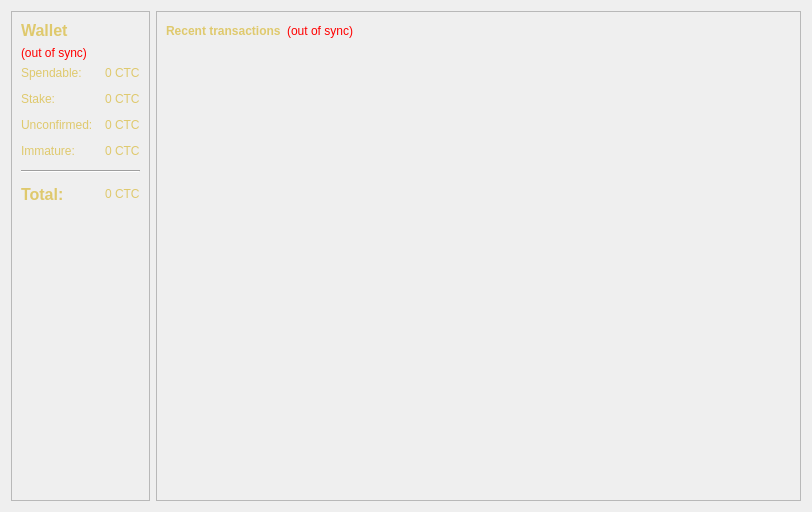
<?xml version="1.0" encoding="UTF-8"?>
<ui version="4.0">
 <class>OverviewPage</class>
 <widget class="QWidget" name="OverviewPage">
  <property name="geometry">
   <rect>
    <x>0</x>
    <y>0</y>
    <width>812</width>
    <height>512</height>
   </rect>
  </property>
  <property name="windowTitle">
   <string>Form</string>
  </property>
  <property name="autoFillBackground">
   <bool>false</bool>
  </property>
  <property name="styleSheet">
   <string notr="true">background-image: url(:/images/res/images/bk.png);</string>
  </property>
  <property name="windowFilePath">
   <string/>
  </property>
  <layout class="QHBoxLayout" name="horizontalLayout" stretch="0,0">
   <item>
    <layout class="QVBoxLayout" name="verticalLayout_2">
     <item>
      <widget class="QFrame" name="frame">
       <property name="accessibleDescription">
        <string/>
       </property>
       <property name="autoFillBackground">
        <bool>false</bool>
       </property>
       <property name="styleSheet">
        <string notr="true"/>
       </property>
       <property name="frameShape">
        <enum>QFrame::StyledPanel</enum>
       </property>
       <property name="frameShadow">
        <enum>QFrame::Raised</enum>
       </property>
       <layout class="QVBoxLayout" name="verticalLayout_4">
        <item>
         <widget class="QLabel" name="label_5">
          <property name="font">
           <font>
            <pointsize>12</pointsize>
            <weight>75</weight>
            <bold>true</bold>
           </font>
          </property>
          <property name="styleSheet">
           <string notr="true">background: transparent;
color: rgb(223, 201, 109);</string>
          </property>
          <property name="text">
           <string>Wallet</string>
          </property>
         </widget>
        </item>
        <item>
         <widget class="QLabel" name="labelWalletStatus">
          <property name="toolTip">
           <string>The displayed information may be out of date. Your wallet automatically synchronizes with the CypertsCoin network after a connection is established, but this process has not completed yet.</string>
          </property>
          <property name="styleSheet">
           <string notr="true">background: transparent;
color: red;</string>
          </property>
          <property name="text">
           <string notr="true">(out of sync)</string>
          </property>
          <property name="alignment">
           <set>Qt::AlignLeading|Qt::AlignLeft|Qt::AlignVCenter</set>
          </property>
         </widget>
        </item>
        <item>
         <layout class="QFormLayout" name="formLayout_2">
          <property name="fieldGrowthPolicy">
           <enum>QFormLayout::AllNonFixedFieldsGrow</enum>
          </property>
          <property name="horizontalSpacing">
           <number>12</number>
          </property>
          <property name="verticalSpacing">
           <number>12</number>
          </property>
          <item row="0" column="0">
           <widget class="QLabel" name="label">
            <property name="styleSheet">
             <string notr="true">background: transparent;
color: rgb(223, 201, 109);</string>
            </property>
            <property name="text">
             <string>Spendable:</string>
            </property>
           </widget>
          </item>
          <item row="0" column="1">
           <widget class="QLabel" name="labelBalance">
            <property name="font">
             <font>
              <weight>50</weight>
              <bold>false</bold>
             </font>
            </property>
            <property name="cursor">
             <cursorShape>IBeamCursor</cursorShape>
            </property>
            <property name="toolTip">
             <string>Your current spendable balance</string>
            </property>
            <property name="styleSheet">
             <string notr="true">background: transparent;
color: rgb(223, 201, 109);</string>
            </property>
            <property name="text">
             <string notr="true">&lt;html&gt;&lt;head/&gt;&lt;body&gt;&lt;p&gt;0 CTC&lt;/p&gt;&lt;/body&gt;&lt;/html&gt;</string>
            </property>
            <property name="textInteractionFlags">
             <set>Qt::LinksAccessibleByMouse|Qt::TextSelectableByKeyboard|Qt::TextSelectableByMouse</set>
            </property>
           </widget>
          </item>
          <item row="1" column="0">
           <widget class="QLabel" name="label_6">
            <property name="styleSheet">
             <string notr="true">background: transparent;
color: rgb(223, 201, 109);</string>
            </property>
            <property name="text">
             <string>Stake:</string>
            </property>
           </widget>
          </item>
          <item row="1" column="1">
           <widget class="QLabel" name="labelStake">
            <property name="font">
             <font>
              <weight>50</weight>
              <bold>false</bold>
             </font>
            </property>
            <property name="cursor">
             <cursorShape>IBeamCursor</cursorShape>
            </property>
            <property name="toolTip">
             <string>Total of coins that was staked, and do not yet count toward the current balance</string>
            </property>
            <property name="styleSheet">
             <string notr="true">background: transparent;
color: rgb(223, 201, 109);</string>
            </property>
            <property name="text">
             <string notr="true">&lt;html&gt;&lt;head/&gt;&lt;body&gt;&lt;p&gt;0 CTC&lt;/p&gt;&lt;/body&gt;&lt;/html&gt;</string>
            </property>
            <property name="textInteractionFlags">
             <set>Qt::LinksAccessibleByMouse|Qt::TextSelectableByKeyboard|Qt::TextSelectableByMouse</set>
            </property>
           </widget>
          </item>
          <item row="2" column="0">
           <widget class="QLabel" name="label_3">
            <property name="styleSheet">
             <string notr="true">background: transparent;
color: rgb(223, 201, 109);</string>
            </property>
            <property name="text">
             <string>Unconfirmed:</string>
            </property>
           </widget>
          </item>
          <item row="2" column="1">
           <widget class="QLabel" name="labelUnconfirmed">
            <property name="font">
             <font>
              <weight>50</weight>
              <bold>false</bold>
             </font>
            </property>
            <property name="cursor">
             <cursorShape>IBeamCursor</cursorShape>
            </property>
            <property name="toolTip">
             <string>Total of transactions that have yet to be confirmed, and do not yet count toward the current balance</string>
            </property>
            <property name="styleSheet">
             <string notr="true">background: transparent;
color: rgb(223, 201, 109);</string>
            </property>
            <property name="text">
             <string notr="true">&lt;html&gt;&lt;head/&gt;&lt;body&gt;&lt;p&gt;0 CTC&lt;/p&gt;&lt;/body&gt;&lt;/html&gt;</string>
            </property>
            <property name="textInteractionFlags">
             <set>Qt::LinksAccessibleByMouse|Qt::TextSelectableByKeyboard|Qt::TextSelectableByMouse</set>
            </property>
           </widget>
          </item>
          <item row="4" column="0">
           <widget class="QLabel" name="labelImmatureText">
            <property name="styleSheet">
             <string notr="true">background: transparent;
color: rgb(223, 201, 109);</string>
            </property>
            <property name="text">
             <string>Immature:</string>
            </property>
           </widget>
          </item>
          <item row="4" column="1">
           <widget class="QLabel" name="labelImmature">
            <property name="font">
             <font>
              <weight>50</weight>
              <bold>false</bold>
             </font>
            </property>
            <property name="toolTip">
             <string>Mined balance that has not yet matured</string>
            </property>
            <property name="styleSheet">
             <string notr="true">background: transparent;
color: rgb(223, 201, 109);</string>
            </property>
            <property name="text">
             <string notr="true">&lt;html&gt;&lt;head/&gt;&lt;body&gt;&lt;p&gt;0 CTC&lt;/p&gt;&lt;/body&gt;&lt;/html&gt;</string>
            </property>
            <property name="textInteractionFlags">
             <set>Qt::LinksAccessibleByMouse|Qt::TextSelectableByKeyboard|Qt::TextSelectableByMouse</set>
            </property>
           </widget>
          </item>
          <item row="5" column="0" colspan="2">
           <widget class="Line" name="line">
            <property name="orientation">
             <enum>Qt::Horizontal</enum>
            </property>
           </widget>
          </item>
          <item row="6" column="0">
           <widget class="QLabel" name="labelTotalText">
            <property name="font">
             <font>
              <pointsize>12</pointsize>
              <weight>75</weight>
              <italic>false</italic>
              <bold>true</bold>
             </font>
            </property>
            <property name="styleSheet">
             <string notr="true">background: transparent;
color: rgb(223, 201, 109);</string>
            </property>
            <property name="text">
             <string>Total:</string>
            </property>
           </widget>
          </item>
          <item row="6" column="1">
           <widget class="QLabel" name="labelTotal">
            <property name="font">
             <font>
              <weight>50</weight>
              <bold>false</bold>
             </font>
            </property>
            <property name="cursor">
             <cursorShape>IBeamCursor</cursorShape>
            </property>
            <property name="toolTip">
             <string>Your current total balance</string>
            </property>
            <property name="styleSheet">
             <string notr="true">background: transparent;
color: rgb(223, 201, 109);</string>
            </property>
            <property name="text">
             <string notr="true">&lt;html&gt;&lt;head/&gt;&lt;body&gt;&lt;p&gt;0 CTC&lt;/p&gt;&lt;/body&gt;&lt;/html&gt;</string>
            </property>
            <property name="textInteractionFlags">
             <set>Qt::LinksAccessibleByMouse|Qt::TextSelectableByKeyboard|Qt::TextSelectableByMouse</set>
            </property>
           </widget>
          </item>
         </layout>
        </item>
        <item>
         <spacer name="verticalSpacer_2">
          <property name="orientation">
           <enum>Qt::Vertical</enum>
          </property>
          <property name="sizeHint" stdset="0">
           <size>
            <width>20</width>
            <height>40</height>
           </size>
          </property>
         </spacer>
        </item>
        <item>
         <widget class="QLabel" name="label_2">
          <property name="styleSheet">
           <string notr="true">padding: 50px;</string>
          </property>
          <property name="text">
           <string/>
          </property>
          <property name="pixmap">
           <pixmap resource="../bitcoin.qrc">:/images/res/images/Icon-256.png</pixmap>
          </property>
          <property name="scaledContents">
           <bool>true</bool>
          </property>
          <property name="alignment">
           <set>Qt::AlignCenter</set>
          </property>
          <property name="wordWrap">
           <bool>false</bool>
          </property>
         </widget>
        </item>
        <item>
         <spacer name="verticalSpacer">
          <property name="orientation">
           <enum>Qt::Vertical</enum>
          </property>
          <property name="sizeHint" stdset="0">
           <size>
            <width>20</width>
            <height>40</height>
           </size>
          </property>
         </spacer>
        </item>
       </layout>
      </widget>
     </item>
    </layout>
   </item>
   <item>
    <layout class="QVBoxLayout" name="verticalLayout_3">
     <item>
      <widget class="QFrame" name="frame_2">
       <property name="autoFillBackground">
        <bool>false</bool>
       </property>
       <property name="styleSheet">
        <string notr="true"/>
       </property>
       <property name="frameShape">
        <enum>QFrame::StyledPanel</enum>
       </property>
       <property name="frameShadow">
        <enum>QFrame::Raised</enum>
       </property>
       <layout class="QVBoxLayout" name="verticalLayout">
        <item>
         <layout class="QHBoxLayout" name="horizontalLayout_2">
          <item>
           <widget class="QLabel" name="label_4">
            <property name="styleSheet">
             <string notr="true">background: transparent;
color: rgb(223, 201, 109);</string>
            </property>
            <property name="text">
             <string>&lt;b&gt;Recent transactions&lt;/b&gt;</string>
            </property>
           </widget>
          </item>
          <item>
           <widget class="QLabel" name="labelTransactionsStatus">
            <property name="toolTip">
             <string>The displayed information may be out of date. Your wallet automatically synchronizes with the CypertsCoin network after a connection is established, but this process has not completed yet.</string>
            </property>
            <property name="autoFillBackground">
             <bool>false</bool>
            </property>
            <property name="styleSheet">
             <string notr="true">background: transparent;
color: red;</string>
            </property>
            <property name="text">
             <string notr="true">(out of sync)</string>
            </property>
            <property name="alignment">
             <set>Qt::AlignRight|Qt::AlignTrailing|Qt::AlignVCenter</set>
            </property>
           </widget>
          </item>
          <item>
           <spacer name="horizontalSpacer">
            <property name="orientation">
             <enum>Qt::Horizontal</enum>
            </property>
            <property name="sizeHint" stdset="0">
             <size>
              <width>40</width>
              <height>20</height>
             </size>
            </property>
           </spacer>
          </item>
         </layout>
        </item>
        <item>
         <layout class="QHBoxLayout" name="horizontalLayout_4">
          <property name="spacing">
           <number>6</number>
          </property>
         </layout>
        </item>
        <item>
         <widget class="QListView" name="listTransactions">
          <property name="styleSheet">
           <string notr="true">QListView {
        background: transparent;
		color: rgb(223, 201, 109);
}</string>
          </property>
          <property name="frameShape">
           <enum>QFrame::NoFrame</enum>
          </property>
          <property name="verticalScrollBarPolicy">
           <enum>Qt::ScrollBarAlwaysOff</enum>
          </property>
          <property name="horizontalScrollBarPolicy">
           <enum>Qt::ScrollBarAlwaysOff</enum>
          </property>
          <property name="selectionMode">
           <enum>QAbstractItemView::NoSelection</enum>
          </property>
         </widget>
        </item>
       </layout>
      </widget>
     </item>
    </layout>
   </item>
  </layout>
 </widget>
 <resources>
  <include location="../bitcoin.qrc"/>
 </resources>
 <connections/>
</ui>
